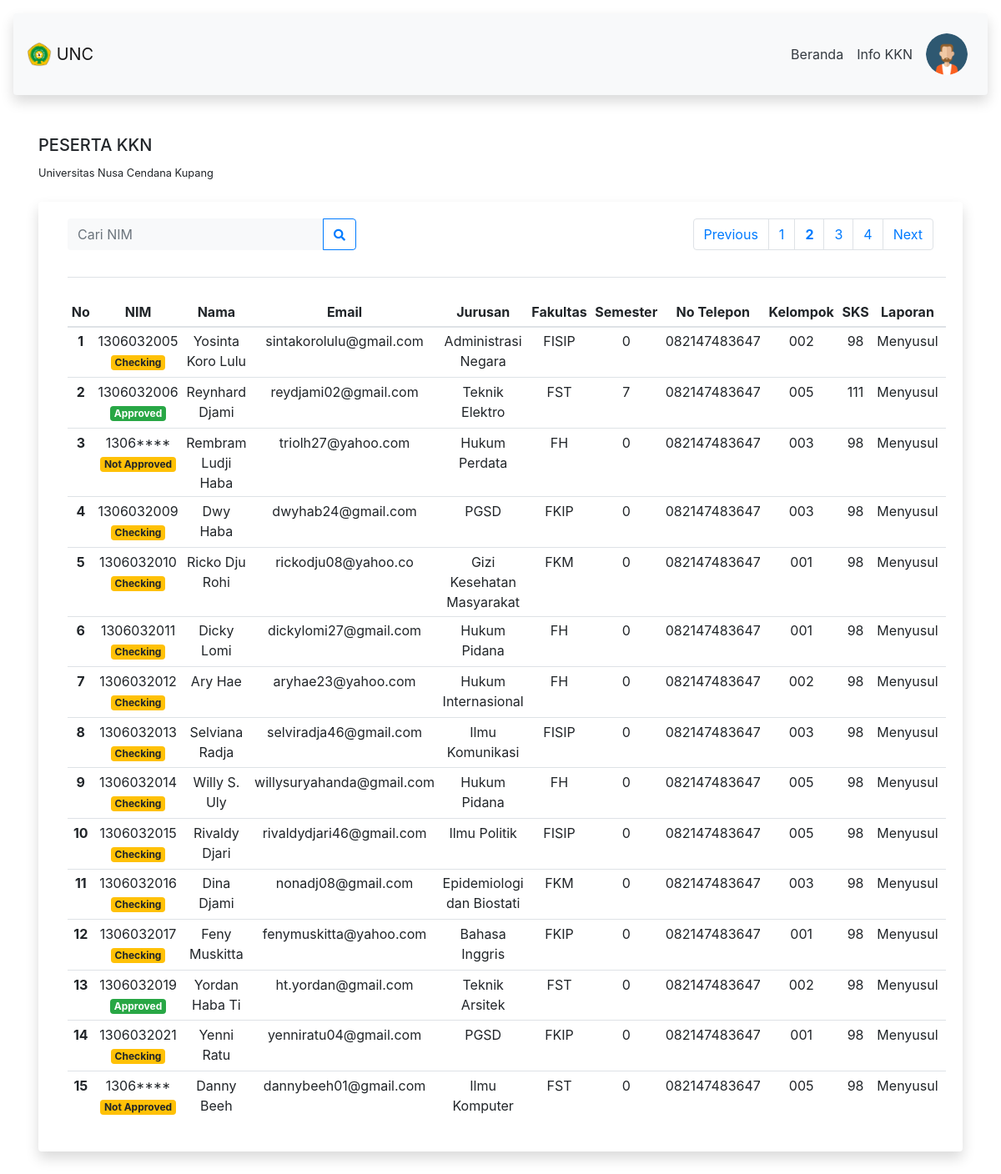
Page /views/peserta?page=2 (signed in) on the committed database.
### tables this page shows
CREATE TABLE `mahasiswa` (
  `id_mhs` int(11) NOT NULL,
  `nim` int(10) NOT NULL,
  `nama_mhs` varchar(100) NOT NULL,
  `id_jurusan` int(11) NOT NULL,
  `email` varchar(25) NOT NULL,
  `hp` varchar(12) NOT NULL DEFAULT '0',
  `sks` int(11) NOT NULL,
  `semester` int(11) NOT NULL,
  `id_kelompok` int(11) NOT NULL,
  `laporan` varchar(100) NOT NULL DEFAULT '-',
  `bukti_regis` varchar(200) NOT NULL,
  `bukti_khs_akir` varchar(125) NOT NULL,
  `tgl_daftar` varchar(35) NOT NULL,
  `id_status` int(11) NOT NULL DEFAULT 3
);

CREATE TABLE `status` (
  `id_status` int(11) NOT NULL,
  `status` varchar(35) NOT NULL
);

CREATE TABLE `jurusan` (
  `id_jurusan` int(11) NOT NULL,
  `nama_jurusan` varchar(25) NOT NULL,
  `id_fakultas` int(11) NOT NULL
);

CREATE TABLE `fakultas` (
  `id_fakultas` int(11) NOT NULL,
  `nama_fakultas` varchar(50) NOT NULL
);

CREATE TABLE `kelompok` (
  `id_kelompok` int(11) NOT NULL,
  `id_dosen` int(11) NOT NULL,
  `id_desa` int(11) NOT NULL,
  `nama_kelompok` varchar(50) NOT NULL
);

### application/views/peserta.php (the view, shortened to what the rows shown need)
<div class="container-fluid">
    <div class="row m-3 mt-5">
        <div class="col-md-12 mb-5">
            <div class="card shadow border-0">
                <div class="card-body">
                    <div class="col-md-12" id="scroll-x">
                        <table class="table table-hover text-center table-sm mt-3">
                            <thead>
                                <tr>
                                    <th scope="col">No</th>
                                    <th scope="col">NIM</th>
                                    <th scope="col">Nama</th>
                                    <th scope="col">Email</th>
                                    <th scope="col">Jurusan</th>
                                    <th scope="col">Fakultas</th>
                                    <th scope="col">Semester</th>
                                    <th scope="col">No Telepon</th>
                                    <th scope="col">Kelompok</th>
                                    <th scope="col">SKS</th>
                                    <th scope="col">Laporan</th>
                                    <?php if(isset($_SESSION['user'])){if($_SESSION['role-id']==1 || 2){?>
                                    <th scope="col">Bukti Regis</th>
                                    <?php }}if(isset($_SESSION['user'])){if($_SESSION['role-id']==1){?>
                                    <th colspan="4">Aksi</th>
                                    <?php }}?>
                                </tr>
                            </thead>
                            <tbody>
                                <?php $no=1;?>
                                <?php if(!isset($_SESSION['user'])){if(mysqli_num_rows($mahasiswa)==0){?>
                                <tr>
                                    <th colspan="11" class="text-dark font-weight-bold">Belum ada data peserta yang dilampirkan.</th>
                                </tr>
                                <?php }else if(mysqli_num_rows($mahasiswa)>0){while($row=mysqli_fetch_assoc($mahasiswa)){$id_status=$row['id_status'];?>
                                <tr>
                                    <th scope="row"><?= $no;?></th>
                                    <td>
                                        <?php if($id_status==1){?>
                                        <?= $row['nim']?>
                                        <span class="badge badge-success"><?= $row['status']?></span>
                                        <?php }else if($id_status==2){?>
                                        <?php $num_char=4;$string=$row['nim'];echo substr($string, 0, $num_char).'****';?>
                                        <span class="badge badge-warning"><?= $row['status']?></span>
                                        <?php if(isset($_SESSION['mahasiswa'])){?>
                                        <form action="" method="POST">
                                            <input type="hidden" name="id_mhs" value="<?= $row['id_mhs']?>">
                                            <input type="hidden" name="nim" value="<?= $row['nim']?>">
                                            <button type="submit" name="view-from-mhs" class="btn btn-warning btn-sm"><i class="fas fa-pen"></i> Edit</button>
                                        </form>
                                        <?php }}else if($id_status==3){?>
                                        <?= $row['nim']?>
                                        <span class="badge badge-warning"><?= $row['status']?></span>
                                        <?php }?>
                                    </td>
                                    <td><?= $row['nama_mhs']?></td>
                                    <td><?= $row['email']?></td>
                                    <td><?= $row['nama_jurusan']?></td>
                                    <td><?= $row['nama_fakultas']?></td>
                                    <td><?= $row['semester']?></td>
                                    <td><?= $row['hp']?></td>
                                    <td><?php if($row['id_kelompok']==1){echo "<small>Belum dapat pembagian kelompok.</small>";}else{echo $row['nama_kelompok'];}?></td>
                                    <td><?= $row['sks']?></td>
                                    <td><?= $row['laporan']?></td>
                                    <?php if(isset($_SESSION['user'])){if($_SESSION['role-id']==1 || 2){?>
                                    <td><a href="bukti-regis?id=<?= $row['id_mhs']?>&bt-reg=<?= $row['bukti_regis']?>" class="btn btn-outline-primary btn-sm border-0"><i class="fas fa-eye"></i> Liat</a></td>
                                    <td><a href="bukti-khs-akhir?id=<?= $row['id_mhs']?>&bt-khs=<?= $row['bukti_khs_akir']?>" class="btn btn-outline-primary btn-sm border-0"><i class="fas fa-eye"></i> Liat</a></td>
                                    <?php }}if(isset($_SESSION['user'])){if($_SESSION['role-id']==1){?>
                                    <form action="" method="POST">
                                        <input type="hidden" name="id_mhs" value="<?= $row['id_mhs']?>">
                                        <input type="hidden" name="nama_mhs" value="<?= $row['nama_mhs']?>">
                                        <input type="hidden" name="bukti_regis" value="<?= $row['bukti_regis']?>">
                                        <input type="hidden" name="bukti_khs" value="<?= $row['bukti_khs_akir']?>">
                                        <td><button type="submit" name="approve" class="btn btn-success btn-sm"><i class="fas fa-check-double"></i> Approve</button></td>
                                        <td><button type="submit" name="not-approve" class="btn btn-warning btn-sm"><i class="fas fa-times"></i> Not Approve</button></td>
                                        <td><button type="submit" name="view-peserta" class="btn btn-warning btn-sm"><i class="fas fa-pen"></i> Edit</button></td>
                                        <td><button type="submit" name="hapus-peserta" class="btn btn-danger btn-sm"><i class="fas fa-trash"></i> Delete</button></td>
                                    </form>
                                    <?php }}?>
                                </tr>
                                <?php $no++;?>
                                <?php }}}else if(isset($_SESSION['user'])){if(mysqli_num_rows($mahasiswa_view)==0){?>
                                <tr>
                                    <th colspan="11" class="text-dark font-weight-bold">Belum ada data peserta yang dilampirkan.</th>
                                </tr>
                                <?php }else if(mysqli_num_rows($mahasiswa_view)>0){while($row=mysqli_fetch_assoc($mahasiswa_view)){$id_status=$row['id_status'];?>
                                <tr>
                                    <th scope="row"><?= $no;?></th>
                                    <td>
                                        <?php if($id_status==1){?>
                                        <?= $row['nim']?>
                                        <span class="badge badge-success"><?= $row['status']?></span>
                                        <?php }else if($id_status==2){?>
                                        <?php $num_char=4;$string=$row['nim'];echo substr($string, 0, $num_char).'****';?>
                                        <span class="badge badge-warning"><?= $row['status']?></span>
                                        <?php if(isset($_SESSION['mahasiswa'])){?>
                                        <form action="" method="POST">
                                            <input type="hidden" name="id_mhs" value="<?= $row['id_mhs']?>">
                                            <input type="hidden" name="nim" value="<?= $row['nim']?>">
                                            <button type="submit" name="view-from-mhs" class="btn btn-warning btn-sm"><i class="fas fa-pen"></i> Edit</button>
                                        </form>
                                        <?php }}else if($id_status==3){?>
                                        <?= $row['nim']?>
                                        <span class="badge badge-warning"><?= $row['status']?></span>
                                        <?php }?>
                                    </td>
                                    <td><?= $row['nama_mhs']?></td>
                                    <td><?= $row['email']?></td>
                                    <td><?= $row['nama_jurusan']?></td>
                                    <td><?= $row['nama_fakultas']?></td>
                                    <td><?= $row['semester']?></td>
                                    <td><?= $row['hp']?></td>
                                    <td><?php if($row['id_kelompok']==1){echo "<small>Belum dapat pembagian kelompok.</small>";}else{echo $row['nama_kelompok'];}?></td>
                                    <td><?= $row['sks']?></td>
                                    <td><?= $row['laporan']?></td>
                                    <?php if(isset($_SESSION['user'])){if($_SESSION['role-id']==1 || 2){?>
                                    <td><a href="bukti-regis?id=<?= $row['id_mhs']?>&bt-reg=<?= $row['bukti_regis']?>" class="btn btn-outline-primary btn-sm border-0"><i class="fas fa-eye"></i> Liat</a></td>
                                    <?php }}if(isset($_SESSION['user'])){if($_SESSION['role-id']==1){?>
                                    <form action="" method="POST">
                                        <input type="hidden" name="id_mhs" value="<?= $row['id_mhs']?>">
                                        <input type="hidden" name="nama_mhs" value="<?= $row['nama_mhs']?>">
                                        <input type="hidden" name="bukti_regis" value="<?= $row['bukti_regis']?>">
                                        <input type="hidden" name="bukti_khs" value="<?= $row['bukti_khs_akir']?>">
                                        <td><button type="submit" name="approve" class="btn btn-success btn-sm"><i class="fas fa-check-double"></i> Approve</button></td>
                                        <td><button type="submit" name="not-approve" class="btn btn-warning btn-sm"><i class="fas fa-times"></i> Not Approve</button></td>
                                        <td><button type="submit" name="view-peserta" class="btn btn-warning btn-sm"><i class="fas fa-pen"></i> Edit</button></td>
                                        <td><button type="submit" name="hapus-peserta" class="btn btn-danger btn-sm"><i class="fas fa-trash"></i> Delete</button></td>
                                    </form>
                                    <?php }}?>
                                </tr>
                                <?php $no++;?>
                                <?php }}}?>
                            </tbody>
                        </table>
                    </div>
                </div>
            </div>
        </div>
    </div>
</div>

### rows in the picture
mahasiswa: nim "1306032005", id_status.status "Checking", nama_mhs "Yosinta Koro Lulu", email "sintakorolulu@gmail.com", id_jurusan.nama_jurusan "Administrasi Negara", fakultas.nama_fakultas "FISIP", semester "0", hp "082147483647", id_kelompok.nama_kelompok "002", sks "98", laporan "Menyusul"
mahasiswa: nim "1306032006", id_status.status "Approved", nama_mhs "Reynhard Djami", email "reydjami02@gmail.com", id_jurusan.nama_jurusan "Teknik Elektro", fakultas.nama_fakultas "FST", semester "7", hp "082147483647", id_kelompok.nama_kelompok "005", sks "111", laporan "Menyusul"
mahasiswa: nim.id_status "1306", id_status.status "Not Approved", nama_mhs "Rembram Ludji Haba", email "triolh27@yahoo.com", id_jurusan.nama_jurusan "Hukum Perdata", fakultas.nama_fakultas "FH", semester "0", hp "082147483647", id_kelompok.nama_kelompok "003", sks "98", laporan "Menyusul"
mahasiswa: nim "1306032009", id_status.status "Checking", nama_mhs "Dwy Haba", email "dwyhab24@gmail.com", id_jurusan.nama_jurusan "PGSD", fakultas.nama_fakultas "FKIP", semester "0", hp "082147483647", id_kelompok.nama_kelompok "003", sks "98", laporan "Menyusul"
mahasiswa: nim "1306032010", id_status.status "Checking", nama_mhs "Ricko Dju Rohi", email "rickodju08@yahoo.co", id_jurusan.nama_jurusan "Gizi Kesehatan Masyarakat", fakultas.nama_fakultas "FKM", semester "0", hp "082147483647", id_kelompok.nama_kelompok "001", sks "98", laporan "Menyusul"
mahasiswa: nim "1306032011", id_status.status "Checking", nama_mhs "Dicky Lomi", email "dickylomi27@gmail.com", id_jurusan.nama_jurusan "Hukum Pidana", fakultas.nama_fakultas "FH", semester "0", hp "082147483647", id_kelompok.nama_kelompok "001", sks "98", laporan "Menyusul"
mahasiswa: nim "1306032012", id_status.status "Checking", nama_mhs "Ary Hae", email "aryhae23@yahoo.com", id_jurusan.nama_jurusan "Hukum Internasional", fakultas.nama_fakultas "FH", semester "0", hp "082147483647", id_kelompok.nama_kelompok "002", sks "98", laporan "Menyusul"
mahasiswa: nim "1306032013", id_status.status "Checking", nama_mhs "Selviana Radja", email "selviradja46@gmail.com", id_jurusan.nama_jurusan "Ilmu Komunikasi", fakultas.nama_fakultas "FISIP", semester "0", hp "082147483647", id_kelompok.nama_kelompok "003", sks "98", laporan "Menyusul"
mahasiswa: nim "1306032014", id_status.status "Checking", nama_mhs "Willy S. Uly", email "willysuryahanda@gmail.com", id_jurusan.nama_jurusan "Hukum Pidana", fakultas.nama_fakultas "FH", semester "0", hp "082147483647", id_kelompok.nama_kelompok "005", sks "98", laporan "Menyusul"
mahasiswa: nim "1306032015", id_status.status "Checking", nama_mhs "Rivaldy Djari", email "rivaldydjari46@gmail.com", id_jurusan.nama_jurusan "Ilmu Politik", fakultas.nama_fakultas "FISIP", semester "0", hp "082147483647", id_kelompok.nama_kelompok "005", sks "98", laporan "Menyusul"
mahasiswa: nim "1306032016", id_status.status "Checking", nama_mhs "Dina Djami", email "nonadj08@gmail.com", id_jurusan.nama_jurusan "Epidemiologi dan Biostati", fakultas.nama_fakultas "FKM", semester "0", hp "082147483647", id_kelompok.nama_kelompok "003", sks "98", laporan "Menyusul"
mahasiswa: nim "1306032017", id_status.status "Checking", nama_mhs "Feny Muskitta", email "fenymuskitta@yahoo.com", id_jurusan.nama_jurusan "Bahasa Inggris", fakultas.nama_fakultas "FKIP", semester "0", hp "082147483647", id_kelompok.nama_kelompok "001", sks "98", laporan "Menyusul"
mahasiswa: nim "1306032019", id_status.status "Approved", nama_mhs "Yordan Haba Ti", email "ht.yordan@gmail.com", id_jurusan.nama_jurusan "Teknik Arsitek", fakultas.nama_fakultas "FST", semester "0", hp "082147483647", id_kelompok.nama_kelompok "002", sks "98", laporan "Menyusul"
mahasiswa: nim "1306032021", id_status.status "Checking", nama_mhs "Yenni Ratu", email "yenniratu04@gmail.com", id_jurusan.nama_jurusan "PGSD", fakultas.nama_fakultas "FKIP", semester "0", hp "082147483647", id_kelompok.nama_kelompok "001", sks "98", laporan "Menyusul"
mahasiswa: nim.id_status "1306", id_status.status "Not Approved", nama_mhs "Danny Beeh", email "dannybeeh01@gmail.com", id_jurusan.nama_jurusan "Ilmu Komputer", fakultas.nama_fakultas "FST", semester "0", hp "082147483647", id_kelompok.nama_kelompok "005", sks "98", laporan "Menyusul"
